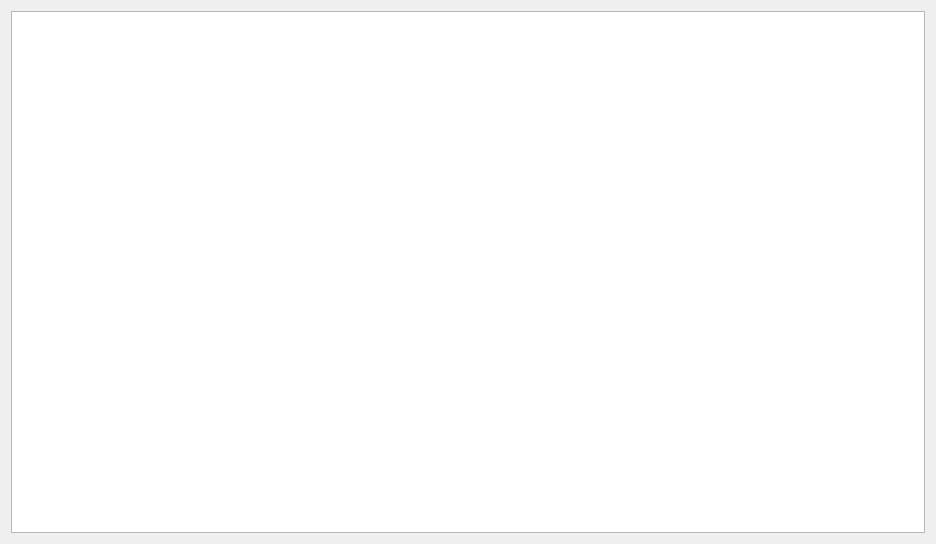
<?xml version="1.0" encoding="UTF-8"?>
<ui version="4.0">
 <class>ProcessesDialog</class>
 <widget class="QDialog" name="ProcessesDialog">
  <property name="geometry">
   <rect>
    <x>0</x>
    <y>0</y>
    <width>936</width>
    <height>544</height>
   </rect>
  </property>
  <property name="windowTitle">
   <string>Dialog</string>
  </property>
  <layout class="QVBoxLayout" name="verticalLayout">
   <item>
    <widget class="QTableWidget" name="tblWdt_Terminados"/>
   </item>
  </layout>
 </widget>
 <resources/>
 <connections/>
</ui>
